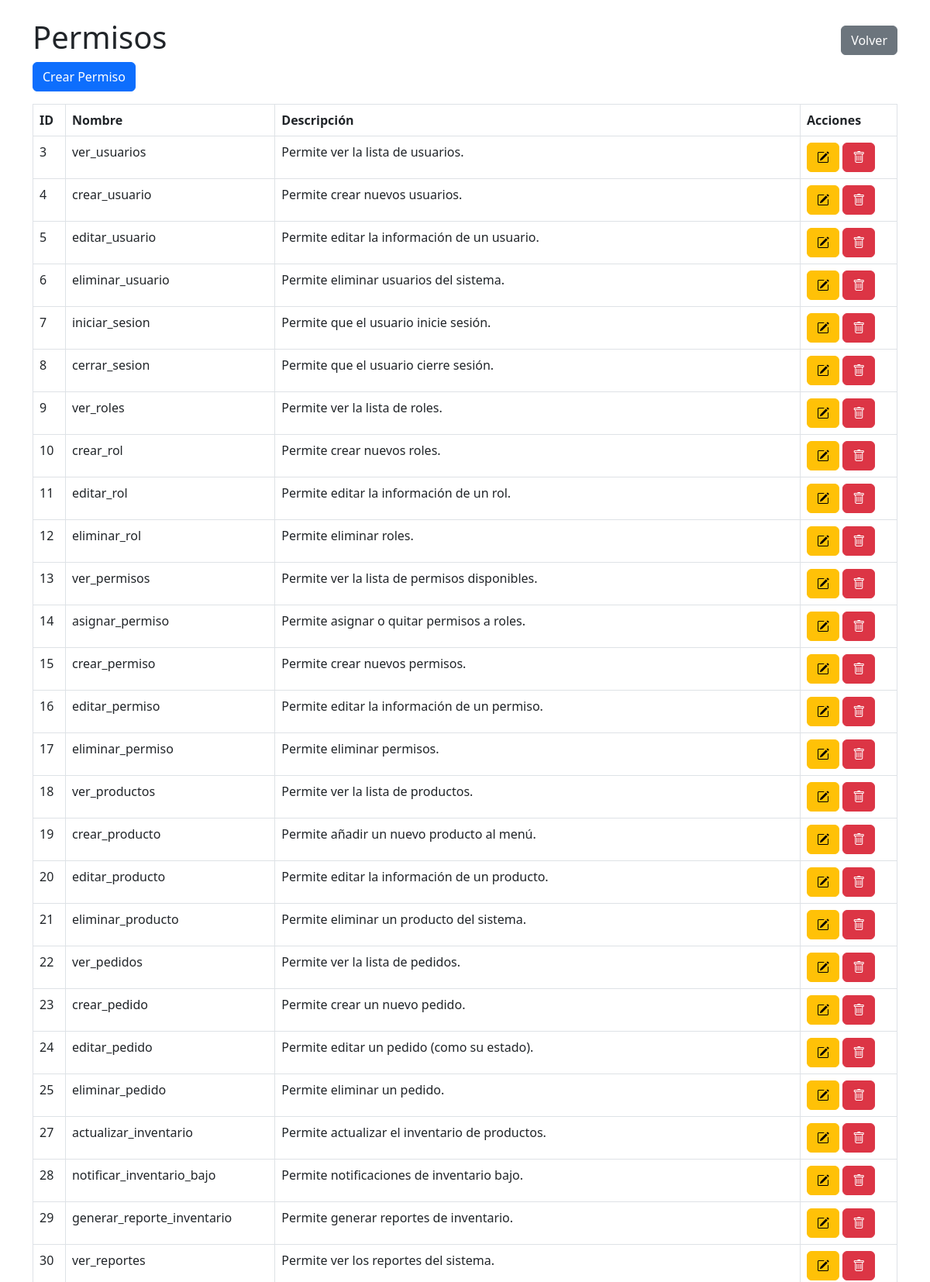
The page /mantenedores/permisos/listar_permisos.php (upper part) on the database its author committed.
### tables this page shows
CREATE TABLE `permiso` (
  `id_permiso` int(11) NOT NULL,
  `nombre_permiso` varchar(50) NOT NULL,
  `descripcion` text DEFAULT NULL
);

### mantenedores/permisos/listar_permisos.php (the view, shortened to what this page needs)
<?php
include '../../conexion.php';
$query = "SELECT * FROM permiso";
$permisos = $conexion->query($query);
?>
<!DOCTYPE html>
<html lang="es">
<head>
    <link href="https://cdn.jsdelivr.net/npm/bootstrap@5.3.0/dist/css/bootstrap.min.css" rel="stylesheet">
    <link href="https://cdn.jsdelivr.net/npm/bootstrap-icons@1.8.0/font/bootstrap-icons.css" rel="stylesheet">
</head>
<body>
<div class="container mt-4">
    <div class="d-flex justify-content-between align-items-center">
        <h1>Permisos</h1>
        <button class="btn btn-secondary" onclick="window.location.href='../../index/index-mantenedores.php'">Volver</button>
    </div>
    <a href="crear_permiso.php" class="btn btn-primary mb-3">Crear Permiso</a>
    <table class="table table-bordered">
        <thead>
            <tr>
                <th>ID</th>
                <th>Nombre</th>
                <th>Descripción</th>
                <th>Acciones</th>
            </tr>
        </thead>
        <tbody>
            <?php while ($row = $permisos->fetch_assoc()): ?>
                <tr>
                    <td><?php echo $row['id_permiso']; ?></td>
                    <td><?php echo $row['nombre_permiso']; ?></td>
                    <td><?php echo $row['descripcion']; ?></td>
                    <td>
                        <a href="editar_permiso.php?id=<?php echo $row['id_permiso']; ?>" class="btn btn-warning"><i class="bi bi-pencil-square"></i></a>
                        <a href="eliminar_permiso.php?id=<?php echo $row['id_permiso']; ?>" class="btn btn-danger" onclick="return confirm('¿Estás seguro de eliminar este permiso?')"><i class="bi bi-trash"></i></a>
                    </td>
                </tr>
            <?php endwhile; ?>
        </tbody>
    </table>
</div>
</body>
</html>

### rows shown on the page
permiso: id_permiso "3", nombre_permiso "ver_usuarios", descripcion "Permite ver la lista de usuarios."
permiso: id_permiso "4", nombre_permiso "crear_usuario", descripcion "Permite crear nuevos usuarios."
permiso: id_permiso "5", nombre_permiso "editar_usuario", descripcion "Permite editar la información de un usuario."
permiso: id_permiso "6", nombre_permiso "eliminar_usuario", descripcion "Permite eliminar usuarios del sistema."
permiso: id_permiso "7", nombre_permiso "iniciar_sesion", descripcion "Permite que el usuario inicie sesión."
permiso: id_permiso "8", nombre_permiso "cerrar_sesion", descripcion "Permite que el usuario cierre sesión."
permiso: id_permiso "9", nombre_permiso "ver_roles", descripcion "Permite ver la lista de roles."
permiso: id_permiso "10", nombre_permiso "crear_rol", descripcion "Permite crear nuevos roles."
permiso: id_permiso "11", nombre_permiso "editar_rol", descripcion "Permite editar la información de un rol."
permiso: id_permiso "12", nombre_permiso "eliminar_rol", descripcion "Permite eliminar roles."
permiso: id_permiso "13", nombre_permiso "ver_permisos", descripcion "Permite ver la lista de permisos disponibles."
permiso: id_permiso "14", nombre_permiso "asignar_permiso", descripcion "Permite asignar o quitar permisos a roles."
permiso: id_permiso "15", nombre_permiso "crear_permiso", descripcion "Permite crear nuevos permisos."
permiso: id_permiso "16", nombre_permiso "editar_permiso", descripcion "Permite editar la información de un permiso."
permiso: id_permiso "17", nombre_permiso "eliminar_permiso", descripcion "Permite eliminar permisos."
permiso: id_permiso "18", nombre_permiso "ver_productos", descripcion "Permite ver la lista de productos."
permiso: id_permiso "19", nombre_permiso "crear_producto", descripcion "Permite añadir un nuevo producto al menú."
permiso: id_permiso "20", nombre_permiso "editar_producto", descripcion "Permite editar la información de un producto."
permiso: id_permiso "21", nombre_permiso "eliminar_producto", descripcion "Permite eliminar un producto del sistema."
permiso: id_permiso "22", nombre_permiso "ver_pedidos", descripcion "Permite ver la lista de pedidos."
permiso: id_permiso "23", nombre_permiso "crear_pedido", descripcion "Permite crear un nuevo pedido."
permiso: id_permiso "24", nombre_permiso "editar_pedido", descripcion "Permite editar un pedido (como su estado)."
permiso: id_permiso "25", nombre_permiso "eliminar_pedido", descripcion "Permite eliminar un pedido."
permiso: id_permiso "27", nombre_permiso "actualizar_inventario", descripcion "Permite actualizar el inventario de productos."
permiso: id_permiso "28", nombre_permiso "notificar_inventario_bajo", descripcion "Permite notificaciones de inventario bajo."
permiso: id_permiso "29", nombre_permiso "generar_reporte_inventario", descripcion "Permite generar reportes de inventario."
permiso: id_permiso "30", nombre_permiso "ver_reportes", descripcion "Permite ver los reportes del sistema."
